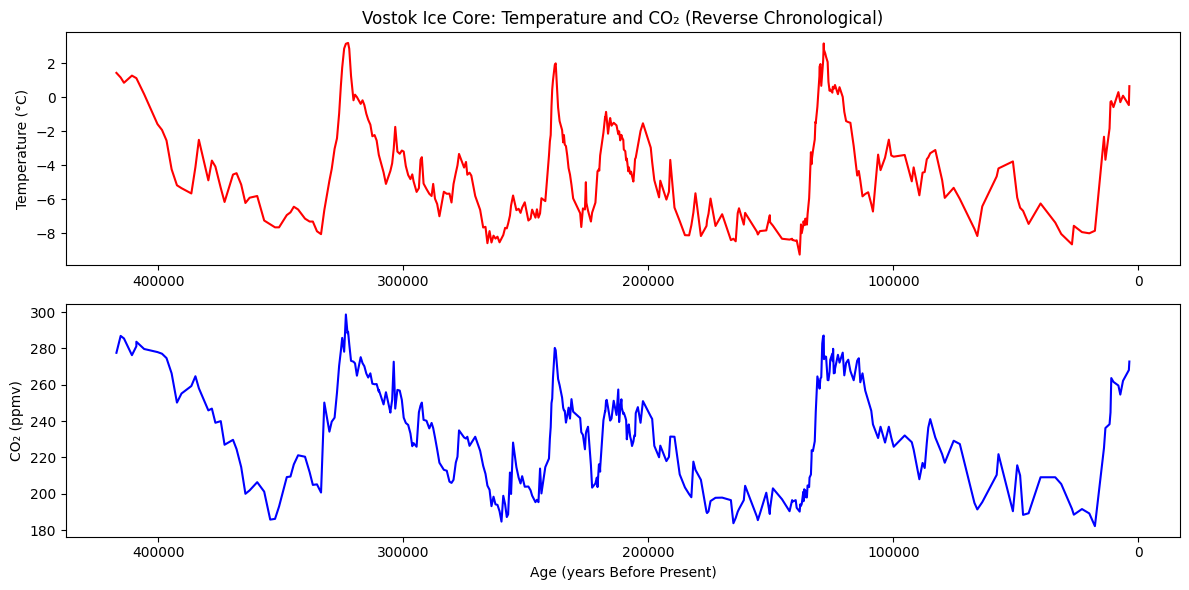
#> input picture presentation_templates/llm_checkwork_temp_co2_plot.png, 1189 x 590 px
$ python render_llm_checkwork_agent_failure_style.py
#> lines starting #> are read from the running program, lines starting #| are printed output that depends on the picture
#!/usr/bin/env python3
from __future__ import annotations

import math
from pathlib import Path

from PIL import Image, ImageDraw, ImageFilter, ImageFont, ImageOps
from matplotlib import font_manager


W = 1672
H = 941
ROOT = Path(__file__).resolve().parents[1]
TEMPLATE_DIR = ROOT / "presentation_templates"
OUT_DIR = ROOT / "presentation_mockups" / "llm_checkwork_chatgpt"

INK = (24, 35, 46, 255)
MUTED = (94, 107, 120, 255)
TITLE = (16, 91, 105, 255)
TEAL = (37, 131, 137, 255)
BLUE = (37, 101, 173, 255)
GREEN = (36, 127, 82, 255)
AMBER = (207, 128, 12, 255)
RED = (214, 53, 53, 255)
LINE = (172, 208, 220, 255)
LIGHT = (246, 249, 251, 255)
FOOTER = (15, 94, 131, 255)
FOOTER_DARK = (7, 70, 118, 255)


def font(size: int, bold: bool = False, mono: bool = False) -> ImageFont.ImageFont:
    family = "DejaVu Sans Mono" if mono else "DejaVu Sans"
    prop = font_manager.FontProperties(family=family, weight="bold" if bold else "normal")
    return ImageFont.truetype(font_manager.findfont(prop), size=size)


def make_bg() -> Image.Image:
    return Image.new("RGBA", (W, H), (255, 255, 255, 255))


def add_waves(img: Image.Image) -> None:
    d = ImageDraw.Draw(img)
    for i in range(5):
        y = 72 + i * 6
        d.arc((20, y, 340, y + 34), 180, 360, fill=(205, 227, 233, 150), width=1)
        d.arc((1334, y, 1652, y + 34), 180, 360, fill=(205, 227, 233, 150), width=1)
    d.line((312, 78, 408, 78), fill=(95, 175, 186, 255), width=2)
    d.line((1262, 78, 1354, 78), fill=(95, 175, 186, 255), width=2)
    for x in [295, 408, 1245, 1354]:
        d.ellipse((x - 3, 75, x + 3, 81), fill=(95, 175, 186, 255))


def add_footer_band(img: Image.Image, text: str) -> None:
    d = ImageDraw.Draw(img)
    band = Image.new("RGBA", (W, 94), (0, 0, 0, 0))
    bd = ImageDraw.Draw(band)
    for y in range(94):
        t = y / 93
        r = int(FOOTER[0] * (1 - t) + FOOTER_DARK[0] * t)
        g = int(FOOTER[1] * (1 - t) + FOOTER_DARK[1] * t)
        b = int(FOOTER[2] * (1 - t) + FOOTER_DARK[2] * t)
        bd.line((0, y, W, y), fill=(r, g, b, 255))
    img.alpha_composite(band, (0, H - 94))
    d.line((0, H - 94, W, H - 94), fill=(238, 189, 76, 255), width=2)
    d.ellipse((78, H - 74, 128, H - 24), outline=(255, 255, 255, 255), width=2)
    d.text((93, H - 61), "?", font=font(22, bold=True), fill=(255, 255, 255, 255), anchor="mm")
    d.text((154, H - 56), text, font=font(23, bold=True), fill=(255, 255, 255, 255))


def rounded(img: Image.Image, box: tuple[int, int, int, int], fill, outline=LINE, width=2, radius=18) -> None:
    ImageDraw.Draw(img).rounded_rectangle(box, radius=radius, fill=fill, outline=outline, width=width)


def shadow(img: Image.Image, box: tuple[int, int, int, int], radius: int = 18) -> None:
    sh = Image.new("RGBA", img.size, (0, 0, 0, 0))
    sd = ImageDraw.Draw(sh)
    sd.rounded_rectangle(box, radius=radius, fill=(0, 0, 0, 38))
    sh = sh.filter(ImageFilter.GaussianBlur(16))
    img.alpha_composite(sh)


def wrap(draw: ImageDraw.ImageDraw, text: str, f: ImageFont.ImageFont, max_w: int) -> list[str]:
    lines: list[str] = []
    for para in text.split("\n"):
        if not para.strip():
            lines.append("")
            continue
        words = para.split()
        cur = [words[0]]
        for word in words[1:]:
            trial = " ".join(cur + [word])
            if draw.textlength(trial, font=f) <= max_w:
                cur.append(word)
            else:
                lines.append(" ".join(cur))
                cur = [word]
        lines.append(" ".join(cur))
    return lines


def write(draw: ImageDraw.ImageDraw, box: tuple[int, int, int, int], text: str, f: ImageFont.ImageFont, fill, line_gap: int = 6, align: str = "left") -> int:
    x0, y0, x1, _ = box
    lines = wrap(draw, text, f, x1 - x0)
    lh = draw.textbbox((0, 0), "Ag", font=f)[3] + line_gap
    y = y0
    for line in lines:
        if align == "center":
            w = draw.textlength(line, font=f)
            x = x0 + ((x1 - x0) - w) / 2
        elif align == "right":
            w = draw.textlength(line, font=f)
            x = x1 - w
        else:
            x = x0
        draw.text((x, y), line, font=f, fill=fill)
        y += lh
    return y


def title_line(draw: ImageDraw.ImageDraw, title: str, y: int = 24) -> int:
    f = font(48, bold=True)
    return write(draw, (160, y, W - 160, y + 82), title, f, TITLE, line_gap=2, align="center")


def decorate_template(img: Image.Image, variant: str) -> None:
    add_waves(img)
    d = ImageDraw.Draw(img)
    if variant == "title":
        for x in [90, 144, 1528, 1584]:
            d.line((x, 118, x + 120 if x < 800 else x - 120, 118), fill=(167, 219, 228, 120), width=1)
        d.rounded_rectangle((72, 148, 1600, 790), radius=22, outline=(223, 235, 241, 255), width=1)
    elif variant == "content":
        for x, y, w, h in [(72, 150, 700, 250), (900, 150, 700, 250), (72, 430, 700, 250), (900, 430, 700, 250)]:
            d.rounded_rectangle((x, y, x + w, y + h), radius=18, outline=(228, 236, 241, 255), width=1)
    elif variant == "section":
        d.rounded_rectangle((112, 160, 1560, 800), radius=24, outline=(223, 235, 241, 255), width=1)
        d.line((280, 430, 1392, 430), fill=(223, 235, 241, 255), width=2)


def write_template(path: Path, variant: str) -> None:
    img = make_bg()
    decorate_template(img, variant)
    add_footer_band(img, "Use ChatGPT to generate the steps, then verify against the local files.")
    path.parent.mkdir(parents=True, exist_ok=True)
    img.save(path)


def ensure_templates() -> None:
    write_template(TEMPLATE_DIR / "llm_checkwork_title_template.png", "title")
#> in write_template, `img = make_bg()`: img: PIL image 1672x941 RGBA; every value is 255
#> in add_footer_band, `band = Image.new("RGBA", (W, 94), (0, 0, 0, 0))`: band: PIL image 1672x94 RGBA; every value is 0
#> in add_footer_band, `img.alpha_composite(band, (0, H - 94))`:
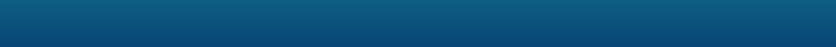
#> band: PIL image 1672x94 RGBA (shown at 1/2 size); mean R, G, B, A 10.5, 81.5, 124, 255
    write_template(TEMPLATE_DIR / "llm_checkwork_content_template.png", "content")
    write_template(TEMPLATE_DIR / "llm_checkwork_section_template.png", "section")


def load(name: str) -> Image.Image:
    return Image.open(TEMPLATE_DIR / name).convert("RGBA")


def card(img: Image.Image, box: tuple[int, int, int, int], title: str, body: str, accent: tuple[int, int, int, int], body_size: int = 20) -> None:
    d = ImageDraw.Draw(img)
    shadow(img, box)
    rounded(img, box, (255, 255, 255, 255), outline=LINE, width=2, radius=18)
    d.rectangle((box[0], box[1], box[0] + 6, box[3]), fill=accent)
    d.text((box[0] + 18, box[1] + 16), title, font=font(22, bold=True), fill=INK)
    write(d, (box[0] + 18, box[1] + 56, box[2] - 18, box[3] - 18), body, font(body_size), MUTED, line_gap=5)


def place_image(img: Image.Image, src: Path, box: tuple[int, int, int, int], radius: int = 16) -> None:
    shadow(img, box, radius=radius)
    rounded(img, box, (255, 255, 255, 255), outline=LINE, width=2, radius=radius)
    inner = (box[0] + 2, box[1] + 2, box[2] - 2, box[3] - 2)
    fitted = ImageOps.contain(Image.open(src).convert("RGBA"), (inner[2] - inner[0], inner[3] - inner[1]))
    paste_x = inner[0] + ((inner[2] - inner[0]) - fitted.width) // 2
    paste_y = inner[1] + ((inner[3] - inner[1]) - fitted.height) // 2
    img.alpha_composite(fitted, (paste_x, paste_y))


def pill(draw: ImageDraw.ImageDraw, box: tuple[int, int, int, int], fill: tuple[int, int, int, int], text: str) -> None:
    draw.rounded_rectangle(box, radius=999, fill=fill)
    f = font(18, bold=True)
    w = draw.textlength(text, font=f)
    h = draw.textbbox((0, 0), "Ag", font=f)[3]
    draw.text((box[0] + (box[2] - box[0] - w) / 2, box[1] + (box[3] - box[1] - h) / 2 - 1), text, font=f, fill=(255, 255, 255, 255))


def title_slide() -> Image.Image:
    img = load("llm_checkwork_title_template.png")
    d = ImageDraw.Draw(img)
    title_line(d, "Using ChatGPT Web to explain `llm_checkwork.py`")
    d.text((160, 100), "CHATGPT WEB WORKFLOW", font=font(16, bold=True), fill=MUTED)
    card(
        img,
        (92, 185, 780, 610),
        "Source locations",
        "Notebook: `~/Downloads/llm_checkwork.py`\nData: `~/Practical ML Tools for Climate Change Course Materials/`",
        BLUE,
        body_size=19,
    )
#> in shadow, `sh = Image.new("RGBA", img.size, (0, 0, 0, 0))`: sh: PIL image 1672x941 RGBA; every value is 0
    card(
        img,
        (892, 185, 1580, 610),
        "How to use ChatGPT web",
        "Ask for the block structure first.\nAsk for the file map next.\nThen verify every claim locally before you trust the summary.",
        TEAL,
        body_size=19,
    )
    card(
        img,
        (92, 652, 1580, 790),
        "What this deck is for",
        "Use the web version of ChatGPT to generate a clean step-by-step explanation and a file provenance map, not a final source of truth.",
        GREEN,
        body_size=19,
    )
    return img


def prompt_slide() -> Image.Image:
    img = load("llm_checkwork_content_template.png")
    d = ImageDraw.Draw(img)
    title_line(d, "Ask for structure first, not code first")
    code = (
        "Read `~/Downloads/llm_checkwork.py` and explain each block in order.\n"
        "Use the source data in `~/Practical ML Tools for Climate Change Course Materials/`:\n"
        "  - `icecore/vostok.icecore.co2`\n"
        "  - `icecore/vostok.1999.temp.dat`\n"
        "  - `modern_climate/co2_mm_mlo.txt`\n"
        "  - `modern_climate/Land_and_Ocean_complete.txt`\n\n"
        "Return:\n"
        "  1. a concise step list\n"
        "  2. file dependencies\n"
        "  3. assumptions that need verification"
    )
    card(img, (90, 180, 1100, 760), "Prompt to paste into ChatGPT web", code, BLUE, body_size=19)
    card(
        img,
        (1140, 180, 1590, 760),
        "Why this works",
        "It keeps ChatGPT focused on explanation and provenance before it starts narrating results.\n\nTreat the first answer as a draft, then rerun the prompt if the file map is vague.",
        RED,
        body_size=18,
    )
    return img


def notebook_map_slide() -> Image.Image:
    img = load("llm_checkwork_content_template.png")
    d = ImageDraw.Draw(img)
    title_line(d, "What the script actually does")
    plot = TEMPLATE_DIR / "llm_checkwork_temp_co2_plot.png"
    place_image(img, plot, (92, 184, 940, 606))
    steps = [
        "Load Vostok CO2 and temperature tables from the course materials.",
        "Merge them on age using nearest-time alignment.",
        "Sort in reverse chronology and plot temperature and CO2.",
        "Compute Pearson correlation and mutual information.",
        "Fit orbital-cycle priors with 2-cycle and 3-cycle models.",
        "Compare paleo and modern CO2 with a Welch t-test.",
        "Forecast temperature anomalies with linear, bootstrap, and Bayesian models.",
    ]
    card(img, (980, 184, 1580, 606), "Notebook map", "", GREEN, body_size=18)
    y = 248
    for i, step in enumerate(steps, start=1):
        pill(d, (1024, y, 1070, y + 34), BLUE if i <= 3 else TEAL, str(i))
        write(d, (1098, y - 1, 1540, y + 44), step, font(18), INK, line_gap=4)
        y += 50
    card(
        img,
        (92, 656, 1580, 790),
        "Takeaway",
        "The model is good at explanation and organization. The local files remain the authority.",
        AMBER,
        body_size=18,
    )
    return img


def file_map_slide() -> Image.Image:
    img = load("llm_checkwork_content_template.png")
    d = ImageDraw.Draw(img)
    title_line(d, "Make ChatGPT name the files, not just the concepts")
    card(
        img,
        (92, 184, 790, 560),
        "Ice core",
        "`icecore/`\n`vostok.icecore.co2`\n\n`icecore/`\n`vostok.1999.temp.dat`",
        BLUE,
        body_size=19,
    )
    card(
        img,
        (882, 184, 1580, 560),
        "Modern climate",
        "`modern_climate/`\n`co2_mm_mlo.txt`\n\n`modern_climate/`\n`Land_and_Ocean_complete.txt`",
        TEAL,
        body_size=19,
    )
    card(
        img,
        (92, 612, 1580, 790),
        "Related context",
        "All files sit under `~/Practical ML Tools for Climate Change Course Materials/`. Keep the explanation tied to the file map; if the model cannot point to the exact files, ask it to redo the summary.",
        AMBER,
        body_size=18,
    )
    return img


def verification_slide() -> Image.Image:
    img = load("llm_checkwork_content_template.png")
    d = ImageDraw.Draw(img)
    title_line(d, "Use ChatGPT as a checker, not as the source of truth")
    card(
        img,
        (92, 184, 1050, 790),
        "Verification checklist",
        "• Confirm `skiprows` and column names match the files.\n"
        "• Confirm the merge direction and age alignment are intentional.\n"
        "• Check units: ppmv, degrees C, and years before present.\n"
        "• Verify the forecast horizon and model assumptions locally.\n"
        "• Re-run the notebook blocks that use curve fitting or PyMC.",
        GREEN,
        body_size=19,
    )
    card(
        img,
        (1120, 184, 1580, 790),
        "If something diverges",
        "The answer can look polished and still be wrong.\n\nFix the prompt and ask again before trusting the summary.",
        RED,
        body_size=18,
    )
    return img


def workflow_slide() -> Image.Image:
    img = load("llm_checkwork_section_template.png")
    d = ImageDraw.Draw(img)
    title_line(d, "A practical loop: ask, verify, revise")
    steps = [
        "Paste the notebook export.",
        "Ask ChatGPT for a block-by-block summary.",
        "Ask for the file map and the assumptions.",
        "Check the source files locally.",
        "Revise until the explanation matches the code.",
        "Turn the verified steps into speaker notes or slides.",
    ]
    card(img, (112, 214, 1560, 690), "Workflow", "", TEAL, body_size=18)
    x = 160
    y = 286
    for i, step in enumerate(steps, start=1):
        pill(d, (x, y, x + 52, y + 34), BLUE if i <= 3 else GREEN, str(i))
        write(d, (x + 72, y - 1, 1480, y + 40), step, font(20), INK, line_gap=4)
        y += 58
    card(
        img,
        (112, 728, 1560, 790),
        "Bottom line",
        "The model is good at explanation and organization. The local files are still the authority.",
        AMBER,
        body_size=18,
    )
    return img


def save(path: Path, img: Image.Image) -> Path:
    path.parent.mkdir(parents=True, exist_ok=True)
    img.save(path)
    return path


def contact_sheet(paths: list[Path], out: Path) -> None:
    thumbs = []
    for p in paths:
        im = Image.open(p).convert("RGBA")
        thumb = Image.new("RGBA", (380, 236), (255, 255, 255, 255))
        small = im.copy()
        small.thumbnail((360, 202))
        thumb.alpha_composite(small, ((380 - small.width) // 2, 10))
        d = ImageDraw.Draw(thumb)
        d.rounded_rectangle((8, 8, 372, 228), radius=16, outline=(214, 221, 229, 255), width=2)
        d.text((18, 208), p.stem, font=font(14), fill=MUTED)
        thumbs.append(thumb)
    cols = 2
    rows = math.ceil(len(thumbs) / cols)
    sheet = Image.new("RGBA", (cols * 380 + 24, rows * 236 + 24), LIGHT)
    for i, thumb in enumerate(thumbs):
        x = 12 + (i % cols) * 380
        y = 12 + (i // cols) * 236
        sheet.alpha_composite(thumb, (x, y))
    out.parent.mkdir(parents=True, exist_ok=True)
    sheet.save(out)


def main() -> None:
    ensure_templates()
    slides = [
        ("01_title.png", title_slide()),
        ("02_prompt_pattern.png", prompt_slide()),
        ("03_notebook_map.png", notebook_map_slide()),
        ("04_file_map.png", file_map_slide()),
        ("05_verification.png", verification_slide()),
        ("06_workflow_loop.png", workflow_slide()),
    ]
#> call 4 of shadow, with box = (90, 180, 1100, 760), radius = 18
#> in shadow (call 4), `sh = sh.filter(ImageFilter.GaussianBlur(16))`:
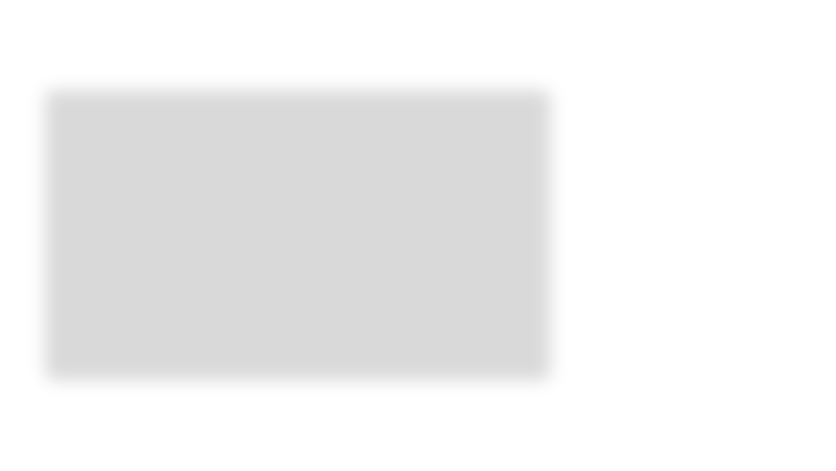
#> sh: PIL image 1672x941 RGBA (shown at 1/2 size); mean R, G, B, A 0, 0, 0, 14.2; transparent parts drawn white
#> in shadow (call 5), `sh = sh.filter(ImageFilter.GaussianBlur(16))`:
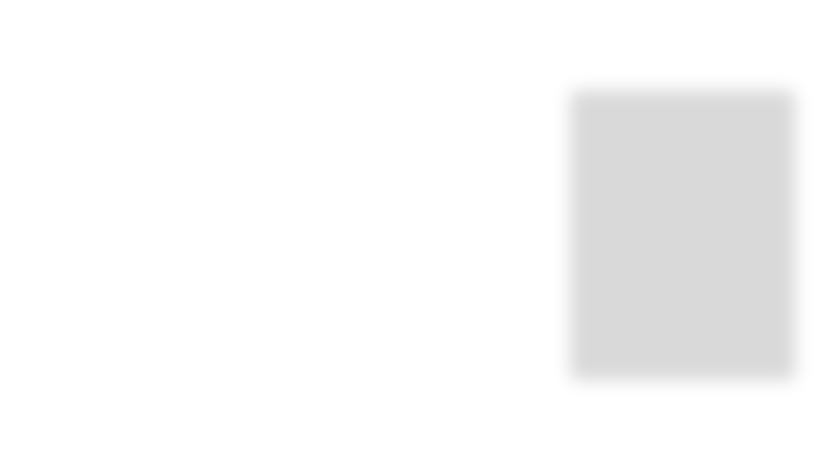
#> sh: PIL image 1672x941 RGBA (shown at 1/2 size); mean R, G, B, A 0, 0, 0, 6.3; transparent parts drawn white
#> in shadow (call 6), `sh = sh.filter(ImageFilter.GaussianBlur(16))`:
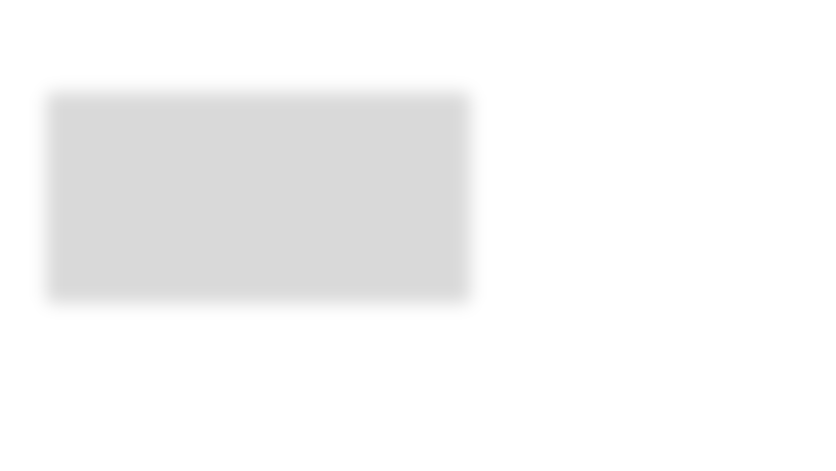
#> sh: PIL image 1672x941 RGBA (shown at 1/2 size); mean R, G, B, A 0, 0, 0, 8.7; transparent parts drawn white
#> in place_image, `fitted = ImageOps.contain(Image.open(src).convert("RGBA"), (inner[2] -..`:
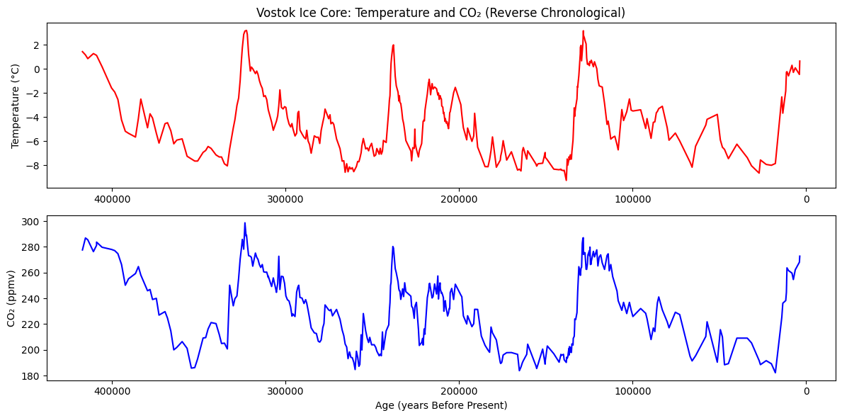
#> fitted: PIL image 842x418 RGBA; mean R, G, B, A 247.3, 244.2, 247.5, 255
#> in shadow (call 7), `img.alpha_composite(sh)`:
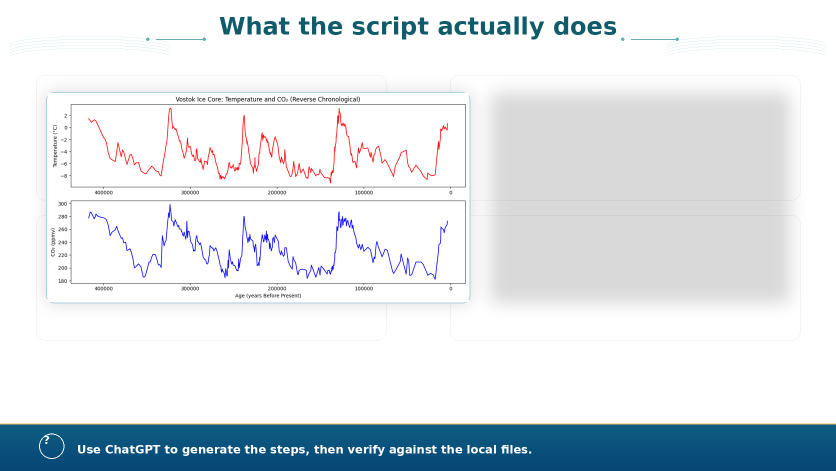
#> img: PIL image 1672x941 RGBA (shown at 1/2 size); mean R, G, B, A 221.6, 228.2, 232.8, 254.8; transparent parts drawn white
#> after the loop in notebook_map_slide, `for i, step in enumerate(steps, start=1):`: y = 598
#> in card (call 7), `d = ImageDraw.Draw(img)`:
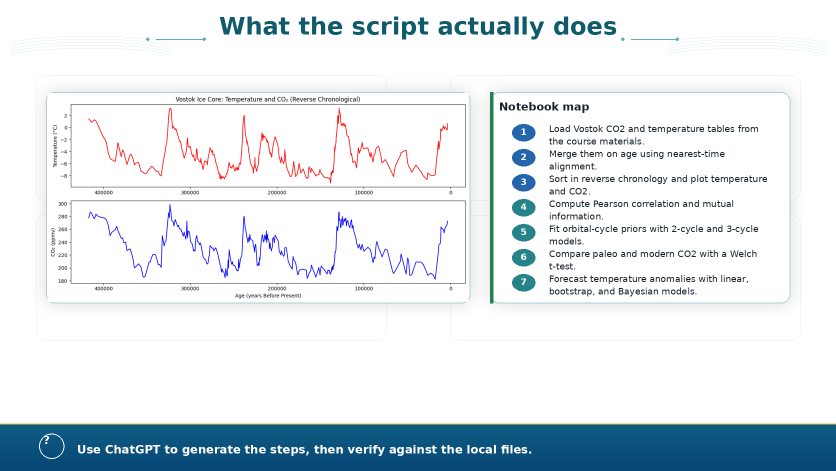
#> img: PIL image 1672x941 RGBA (shown at 1/2 size); mean R, G, B, A 223.3, 230.7, 235.6, 254.8; transparent parts drawn white
#> after the loop in workflow_slide, `for i, step in enumerate(steps, start=1):`: y = 634
    paths = [save(OUT_DIR / name, img) for name, img in slides]
#> paths = 6 items
    contact_sheet(paths, OUT_DIR / "llm_checkwork_chatgpt_contact_sheet.png")
#> in contact_sheet, `cols = 2`: cols = 2
#> in contact_sheet, `rows = math.ceil(len(thumbs) / cols)`: rows = 3
#> the loop in contact_sheet, `for i, thumb in enumerate(thumbs):` made 6 passes
#> (x, y) on passes 1 to 6: (12, 12), (392, 12), (12, 248), (392, 248), (12, 484), (392, 484)
    print(f"Wrote {len(paths)} slides to {OUT_DIR}")
#| Wrote 6 slides to presentation_mockups/llm_checkwork_chatgpt


if __name__ == "__main__":
    main()
